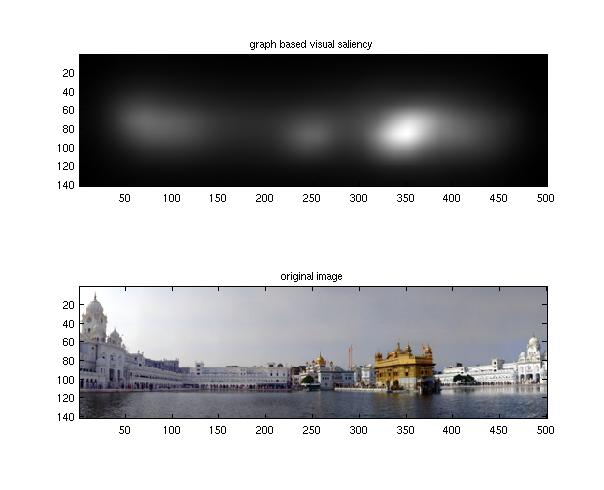
%> input picture gbvs/saliency_gbvs.jpg, 604 x 490 px
$ octave --eval "result = harris(imread('saliency_gbvs.jpg'));"   (GNU Octave 9; MATLAB toolbox functions it lacks are replaced by stand-ins)
%> lines starting %> are read from the running program, lines starting %| are printed output that depends on the picture
### gbvs/findLocalMaximum.m
function [row,col,max_local] = findLocalMaximum(val,radius)
    mask  = fspecial('disk',radius)>0;
    nb    = sum(mask(:));
    highest          = ordfilt2(val, nb, mask);
    second_highest   = ordfilt2(val, nb-1, mask);
    index            = highest==val & highest~=second_highest;
    max_local        = zeros(size(val));
    max_local(index) = val(index);
    [row,col]        = find(index==1);

end

### gbvs/harris.m
function points = harris(im)
    im = double(im(:,:,1));
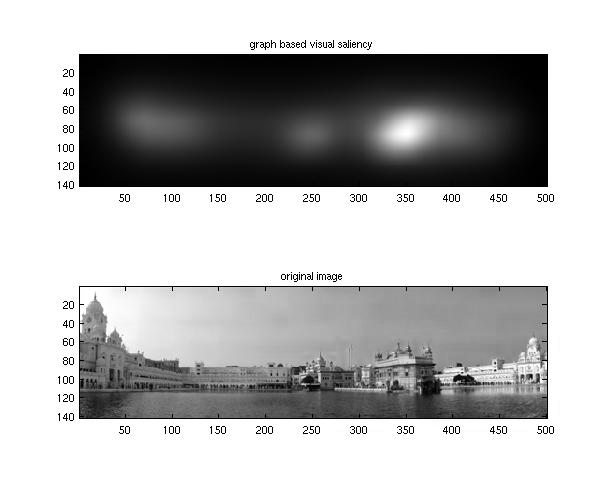
%> im: size 490x604 double; min 0, max 255, mean 182.7
    sigma = 1.5;

    % derivative masks
    s_D = 0.7*sigma;
    x  = -round(3*s_D):round(3*s_D);
    dx = x .* exp(-x.*x/(2*s_D*s_D)) ./ (s_D*s_D*s_D*sqrt(2*pi));
    dy = dx';

    % image derivatives
    Ix = conv2(im, dx, 'same');
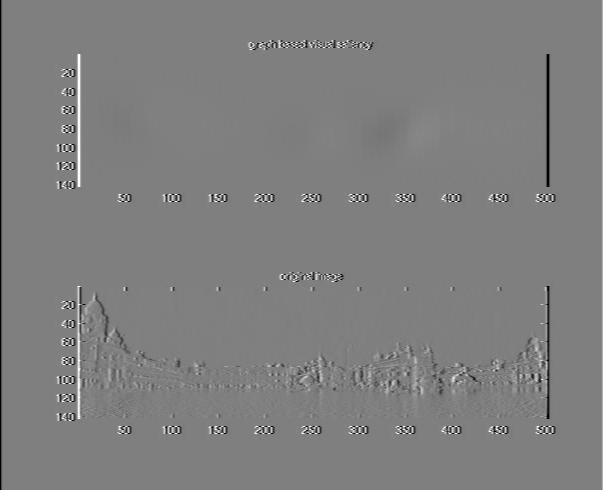
%> Ix: size 490x604 double; min -88.93, max 88.93, mean 0; drawn with min black and max white
    Iy = conv2(im, dy, 'same');
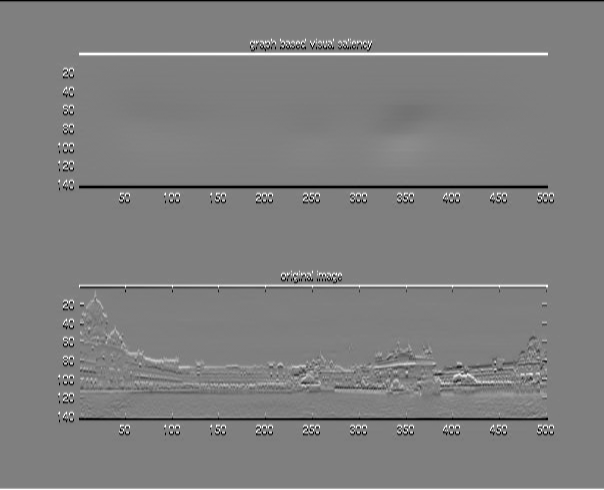
%> Iy: size 490x604 double; min -88.93, max 88.93, mean 0; mean of the top-left, top-right, bottom-left and bottom-right quarters -0.5, -0.5, 0.5, 0.5; drawn with min black and max white

    % sum of the Auto-correlation matrix
    s_I = sigma;
    g = fspecial('gaussian',max(1,fix(6*s_I+1)), s_I);
    Ix2 = conv2(Ix.^2, g, 'same'); % Smoothed squared image derivatives
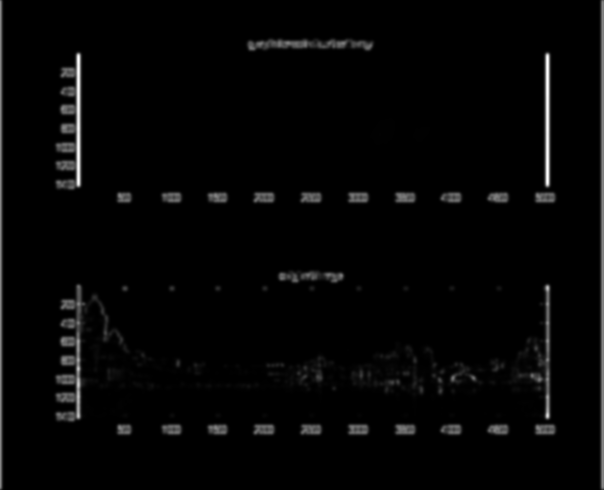
%> Ix2: size 490x604 double; min 0, max 4328.6, mean 92.8; drawn with min black and max white
    Iy2 = conv2(Iy.^2, g, 'same');
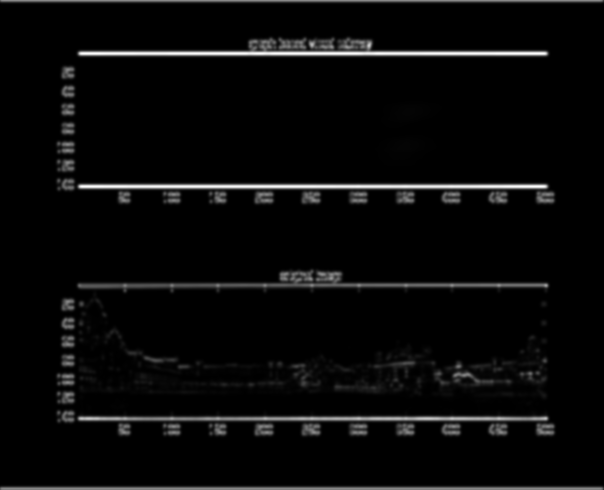
%> Iy2: size 490x604 double; min 0, max 4278.7, mean 163.8; drawn with min black and max white
    Ixy = conv2(Ix.*Iy, g, 'same');
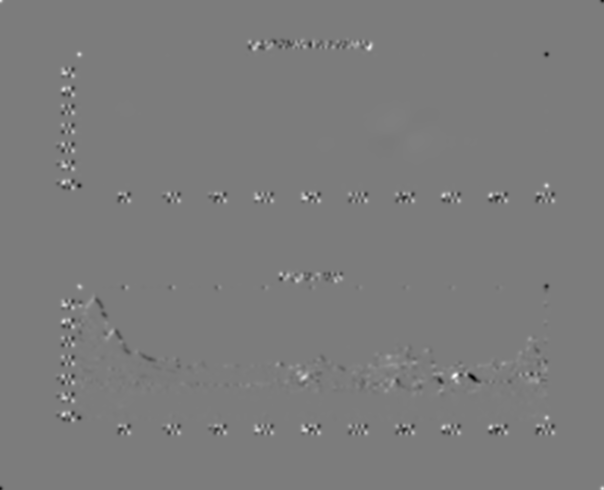
%> Ixy: size 490x604 double; min -1156.1, max 1206.6, mean 0.3; drawn with min black and max white

    % interest point response
    cim = (Ix2.*Iy2 - Ixy.^2)./(Ix2 + Iy2 + eps);				% Alison Noble measure.
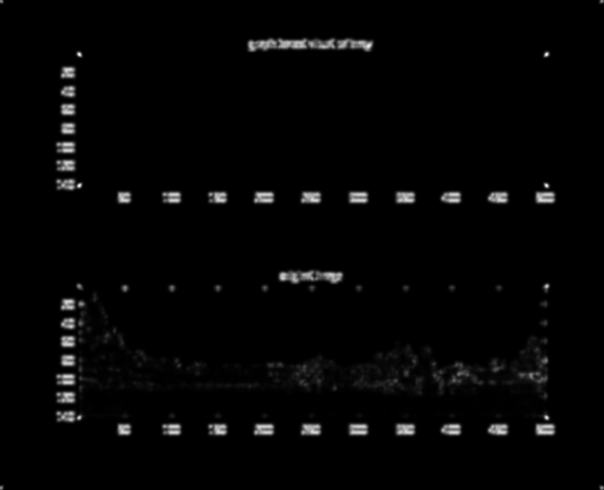
%> cim: size 490x604 double; min 0, max 1154.8, mean 22.6; drawn with min black and max white
    % k = 0.06; cim = (Ix2.*Iy2 - Ixy.^2) - k*(Ix2 + Iy2).^2;	% Original Harris measure.

    % find local maxima on 3x3 neighborgood
    [r,c,max_local] = findLocalMaximum(cim,3*s_I);
%> the run ends on the next line

    % set threshold 1% of the maximum value
    t = 0.02*max(max_local(:));

    % find local maxima greater than threshold
    [r,c] = find(max_local>=t);

    % build interest points
    points = [r,c];
end
